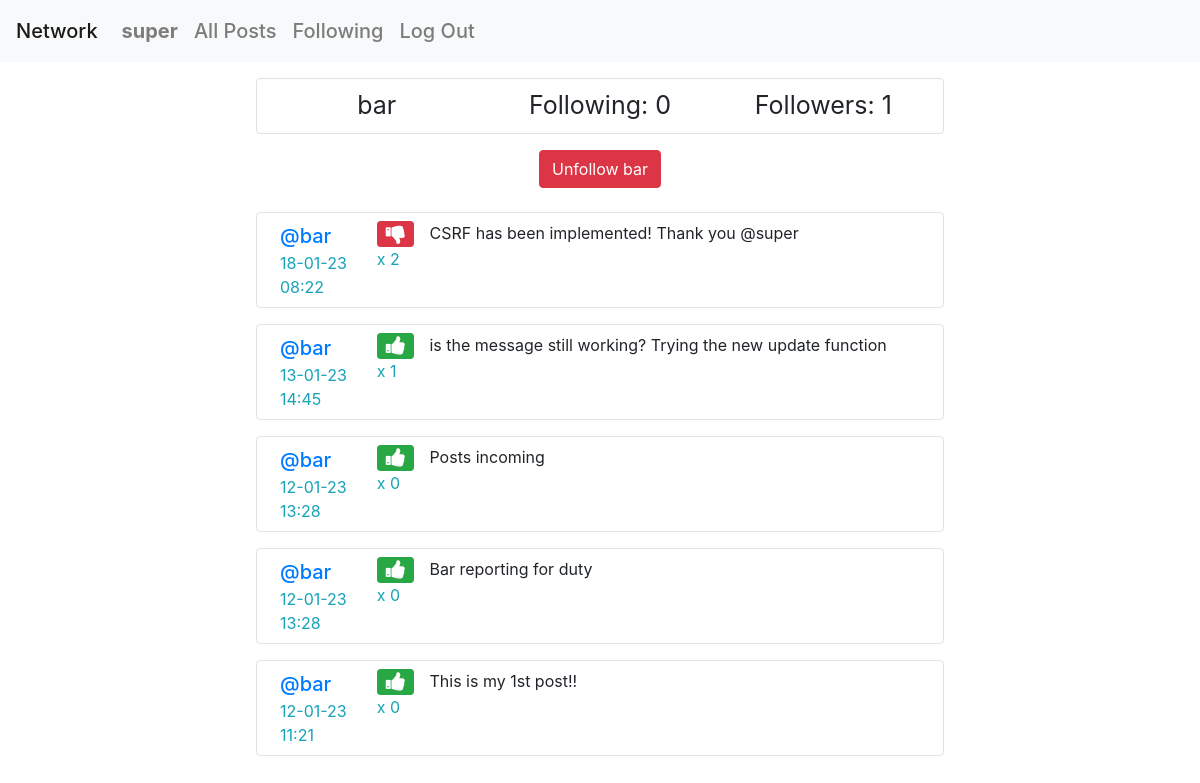
Page /user/3 (signed in) on the committed database.
### network/models.py (models this page shows, shortened)
class User(AbstractUser):
    pass
    def __str__(self):
        return self.username

class Post(models.Model):
    owner = models.ForeignKey(User, on_delete=models.CASCADE)
    content = models.TextField(max_length=500, validators=[MinLengthValidator(1)])
    creation = models.DateTimeField(auto_now_add=True)
    likes = models.IntegerField(default=0)

### network/views.py (the view)
# urls.py: path("user/<int:id>", views.view_profile, name="user"),
@login_required
def view_profile(request, id):
    user_profile = User.objects.get(pk=id)
    my_profile = False
    is_following = False
    if request.user == user_profile:
        my_profile = True
    else:
        try:
            Follow.objects.get(user=user_profile, follower=request.user)
            is_following=True
        except:
            ObjectDoesNotExist
    p = Paginator(Post.objects.filter(owner__pk=id).order_by("creation").reverse(), 10)
    try:
        p_likes = Post.objects.filter(pk__in=Like.objects.filter(user=request.user).values_list('post'))
    except:
        ObjectDoesNotExist
        p_likes = []
    p_number = request.GET.get("p_number")
    p_posts = p.get_page(p_number)
    return render(request, "network/profile.html", {
        'p_posts': p_posts,
        'p_likes': p_likes,
        'followers': Follow.objects.filter(user=user_profile).count(),
        'following': Follow.objects.filter(follower=user_profile).count(),
        'my_profile': my_profile,
        'is_following': is_following,
        'user_profile': user_profile
        })

### network/templates/network/profile.html (shortened to what this page needs)
{% extends "network/layout.html" %}
{% load static %}
{% block body %}
    <div id="follow_status">
        <div class="row border border-2 rounded p-2 m-3">
            <div class="col">{{ user_profile }}</div>
            <div class="col">Following: {{ following }}</div>
            <div class="col">Followers: {{ followers }}</div>
        </div>
    </div>
    {% if not my_profile %}
        <div id="follow_form">
            <form method="POST" action="{% url 'un_or_follow' profile=user_profile %}">
                {% if is_following %}
                    <input class="btn btn-danger mb-2" type="submit" value="Unfollow {{ user_profile }}">
                {% else %}
                    <input class="btn btn-success mb-2" type="submit" value="Follow {{ user_profile }}">
                {% endif %}
            </form>
        </div>
    {% endif %}
    <div id="posts">
        {% for post in p_posts %}
            <div class="row border border-2 rounded p-2 m-3">
                <div class="col-2 user_name"><a href="{% url 'user' id=post.owner.id %}" class="text-decoration-none">@{{ post.owner }}</a>
                    <div class="text-info">{{ post.creation|date:"d-m-y H:i" }}</div>
                </div>
                <div class="col1">
                    {% if not my_profile %}
                        {% if post in p_likes %}
                        <button class="btn btn-danger btn-sm fa fa-lg fa-thumbs-down" id="like{{ post.id }}" onclick="un_or_like({{ post.id }})"></button>
                        {% else %}
                        <button class="btn btn-success btn-sm fa fa-lg fa-thumbs-up" id="like{{ post.id }}" onclick="un_or_like({{ post.id }})"></button>
                        {% endif %}
                    {% endif %}
                    <div class="text-info" id="likes{{ post.id }}">x {{ post.likes }}</div>
                </div>
                <div class="col contentpost">
                    <div id="post{{ post.id }}">{{ post.content }}</div>
                </div>
            </div>
        {% endfor %}
    </div>
{% endblock %}

### network/templates/network/layout.html (shortened to what this page needs)
{% load static %}
<!DOCTYPE html>
<html lang="en">
    <head>
        <link rel="stylesheet" href="https://stackpath.bootstrapcdn.com/bootstrap/4.4.1/css/bootstrap.min.css">
        <link rel="stylesheet" href="https://cdnjs.cloudflare.com/ajax/libs/font-awesome/4.7.0/css/font-awesome.min.css">
        <link href="{% static 'network/styles.css' %}" rel="stylesheet">
    </head>
    <body>
        <nav class="navbar navbar-expand-lg navbar-light bg-light">
            <a class="navbar-brand" href="{% url 'index' %}">Network</a>
            <div>
              <ul class="navbar-nav mr-auto">
                {% if user.is_authenticated %}
                    <li class="nav-item">
                        <a class="nav-link" href="{% url 'user' id=user.id %}"><strong>{{ user.username }}</strong></a>
                    </li>
                {% endif %}
                <li class="nav-item">
                  <a class="nav-link" href="{% url 'index' %}">All Posts</a>
                </li>
                {% if user.is_authenticated %}
                    <li class="nav-item">
                        <a class="nav-link" href="{% url 'following' %}">Following</a>
                    </li>
                    <li class="nav-item">
                        <a class="nav-link" href="{% url 'logout' %}">Log Out</a>
                    </li>
                {% endif %}
              </ul>
            </div>
          </nav>
        <div class="body">
            {% block body %}
            {% endblock %}
        </div>
    </body>
</html>

### network/static/network/styles.css (style rules this page uses)
#new-post, #follow_form { max-width: 60%; margin: auto; text-align: center; }
#posts { max-width: 60%; margin: auto; }
#follow_status { margin: auto; text-align: center; font-size: 25px; max-width: 60%; }
a { font-size: large; font-weight: 500; font-size: 20px; }

### rows in the picture
User: username "super"
User: username "bar", username "Unfollow bar"
Post: owner "bar", creation "18-01-23 08:22", likes "2", content "CSRF has been implemented! Thank you @super"
Post: owner "bar", creation "13-01-23 14:45", likes "1", content "is the message still working? Trying the new update function"
Post: owner "bar", creation "12-01-23 13:28", likes "0", content "Posts incoming"
Post: owner "bar", creation "12-01-23 13:28", likes "0", content "Bar reporting for duty"
Post: owner "bar", creation "12-01-23 11:21", likes "0", content "This is my 1st post!!"

### other values in the picture
{{ following }} "0"
{{ followers }} "1"
